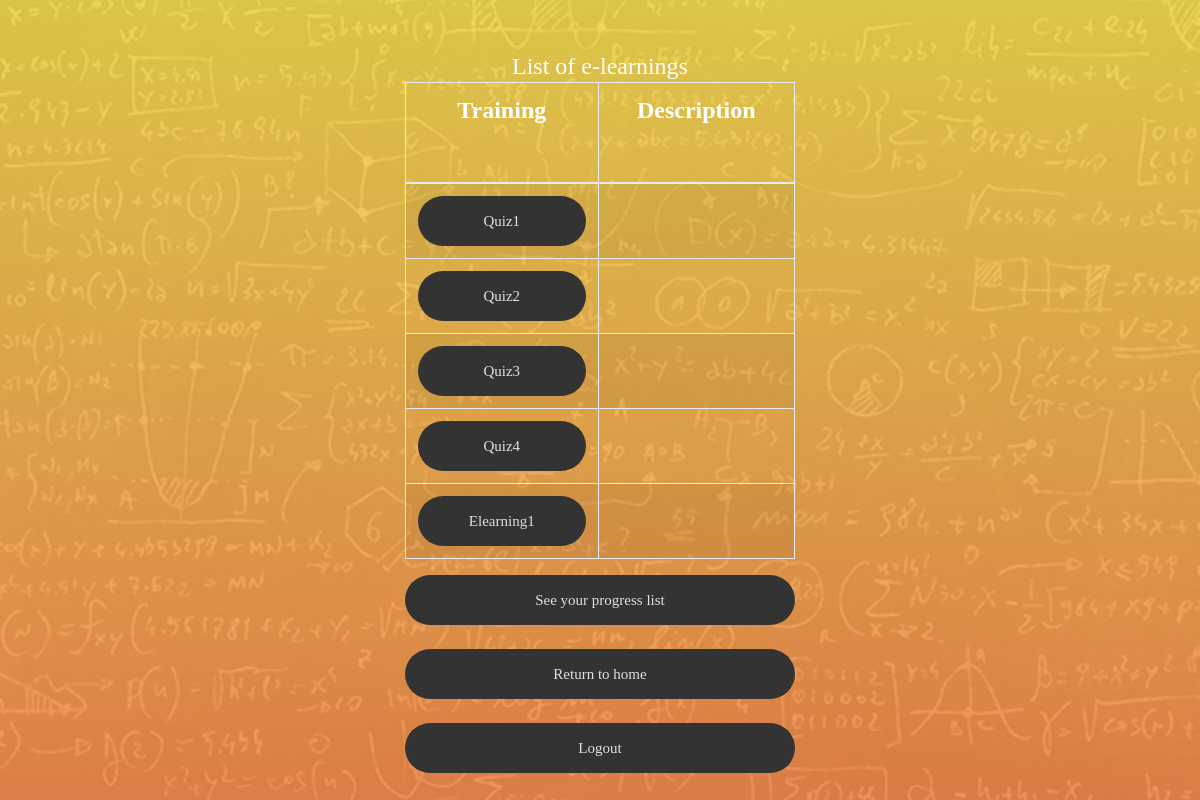
Page /quiz/quiz_index/ on the committed database.
### quiz/models.py (models this page shows, shortened)
@python_2_unicode_compatible
class Quiz(models.Model):
    title = models.CharField(
        verbose_name=_("Title"),
        max_length=60, blank=False)
    description = models.TextField(
        verbose_name=_("Description"),
        blank=True, help_text=_("a description of the quiz"))
    url = models.SlugField(
        max_length=60, blank=False,
        help_text=_("a user friendly url"),
        verbose_name=_("user friendly url"))
    category = models.ForeignKey(
        Category, null=True, blank=True,
        verbose_name=_("Category"), on_delete=models.DO_NOTHING)
    random_order = models.BooleanField(
        blank=False, default=False,
        verbose_name=_("Random Order"),
        help_text=_("Display the questions in "
                    "a random order or as they "
                    "are set?"))
    max_questions = models.PositiveIntegerField(
        blank=True, null=True, verbose_name=_("Max Questions"),
        help_text=_("Number of questions to be answered on each attempt."))
    answers_at_end = models.BooleanField(
        blank=False, default=False,
        help_text=_("Correct answer is NOT shown after question."
                    " Answers displayed at the end."),
        verbose_name=_("Answers at end"))
    exam_mode = models.BooleanField(
        blank=False, default=False,
        help_text=_("Exam result show."
                    "Progress Report show."),
        verbose_name=_("Exam mode"))
    e_learning = models.BooleanField(
        blank=False, default=False,
        help_text=_("E Learning ."),
        verbose_name=_("e_learning"))
    single_attempt = models.BooleanField(
        blank=False, default=False,
        help_text=_("If yes, only one attempt by"
                    " a user will be permitted."
                    " Non users cannot sit this exam."),
        verbose_name=_("Single Attempt"))
    pass_mark = models.SmallIntegerField(
        blank=True, default=0,
        verbose_name=_("Pass Mark"),
        help_text=_("Percentage required to pass exam."),
        validators=[MaxValueValidator(100)])
    success_text = models.TextField(
        blank=True, help_text=_("Displayed if user passes."),
        verbose_name=_("Success Text"))
    fail_text = models.TextField(
        verbose_name=_("Fail Text"),
        blank=True, help_text=_("Displayed if user fails."))
    draft = models.BooleanField(
        blank=True, default=False,
        verbose_name=_("Draft"),
        help_text=_("If yes, the quiz is not displayed"
                    " in the quiz list and can only be"
                    " taken by users who can edit"
                    " quizzes."))
    class Meta:
        verbose_name = _("Quiz")
        verbose_name_plural = _("Quizzes")

### quiz/views.py (the view)
class QuizListView(ListView):
    model = Quiz
    def get_queryset(self):
        queryset = super(QuizListView, self).get_queryset()
        return queryset

### quiz/templates/quiz/quiz_list.html (shortened to what this page needs)
{% extends 'base2.html' %}
{% load i18n %}
{% load static %}
{% block body %}
<div class="limiter">
<div class="container-login100"  style="background-image: url('{% static 'images/img-01.jpg' %}');">
  <div class="wrap-login100 p-t-30 p-b-10">
      <span class="login100-form-title p-t-5 p-b-1"> List of e-learnings</span>
          {% if quiz_list %}
      		<table class="table table-bordered table-striped">
      		  <thead>
      			<tr>
      			  <th><span class="login100-form-title p-t-1 p-b-45"> Training</span></th>
              <th><span class="login100-form-title p-t-1 p-b-45"> Description</span></th>
      			</tr>
      		  </thead>
      		  <tbody>
              {% for quiz in quiz_list %}
        			<tr>
      			  <td>
                <a href="{% url 'quiz_start_page' slug=quiz.url %}" class="login100-form-btn"> {{ quiz.title }} </a>
                <td><span class="login100-form-title p-t-1 p-b-45"> {{ quiz.description }} </span></td>
      			</tr>
              {% endfor %}
      		  </tbody>
      		</table>
      	{% else %}
              <p>{% trans "There are no available e-learnings" %}.</p>
          {% endif %}
          <a href= "{% url 'quiz_progress' %}" class="login100-form-btn" >See your progress list</a>
          <br>
          <a href= "{% url 'index' %}" class="login100-form-btn" >Return to home</a>
          <br>
          <a href= "{% url 'pagelogout' %}" class="login100-form-btn" >Logout</a>
</div>
</div>
</div>
{% endblock %}

### fileloader/static/css/main.css (style rules this page uses)
* { margin: 0px; padding: 0px; box-sizing: border-box; }
body, html { height: 100%; font-family: Montserrat-Regular, sans-serif; }
a { font-family: Montserrat-Regular; font-size: 14px; line-height: 1.7; color: #666666; margin: 0px; transition: all 0.4s; -webkit-transition: all 0.4s; -o-transition: all 0.4s; -moz-transition: all 0.4s; }
.limiter { width: 100%; margin: 0 auto; }
.container-login100 { width: 100%; min-height: 100vh; display: -webkit-box; display: -webkit-flex; display: -moz-box; display: -ms-flexbox; display: flex; flex-wrap: wrap; justify-content: center; align-items: center; padding: 15px; background-repeat: no-repeat; background-size: cover; background-position: center; position: relative; z-index: 1; }
.container-login100::before { content: ""; display: block; position: absolute; z-index: -1; width: 100%; height: 100%; top: 0; left: 0; background: #F0884C; background: -webkit-linear-gradient(bottom, #F0884C, #F0D74C); background: -o-linear-gradient(bottom, #F0884C, #F0D74C); background: -moz-linear-gradient(bottom, #F0884C, #F0D74C); background: linear-gradient(bottom, #F0884C, #F0D74C); opacity: 0.9; }
.wrap-login100 { width: 390px; background: transparent; }
.login100-form-title { font-family: Montserrat-ExtraBold; font-size: 24px; color: #fff; line-height: 1.2; text-align: center; width: 100%; display: block; }
.login100-form-btn { font-family: Montserrat-Bold; font-size: 15px; line-height: 1.5; color: #e0e0e0; width: 100%; height: 50px; border-radius: 25px; background: #333333; display: -webkit-box; display: -webkit-flex; display: -moz-box; display: -ms-flexbox; display: flex; justify-content: center; align-items: center; padding: 0 25px; -webkit-transition: all 0.4s; -o-transition: all 0.4s; -moz-transition: all 0.4s; transition: all 0.4s; position: relative; z-index: 1; }
.login100-form-btn::before { content: ""; display: block; position: absolute; z-index: -1; width: 100%; height: 100%; border-radius: 25px; top: 0; left: 0; background: #F0884C; background: -webkit-linear-gradient(bottom, #F0884C, #F0D74C); background: -o-linear-gradient(bottom, #F0884C, #F0D74C); background: -moz-linear-gradient(bottom, #F0884C, #F0D74C); background: linear-gradient(bottom, #F0884C, #F0D74C); -webkit-transition: all 0.4s; -o-transition: all 0.4s; -moz-transition: all 0.4s; transition: all 0.4s; opacity: 0; }

### rows in the picture
Quiz: title "Quiz1"
Quiz: title "Quiz2"
Quiz: title "Quiz3"
Quiz: title "Quiz4"
Quiz: title "Elearning1"
